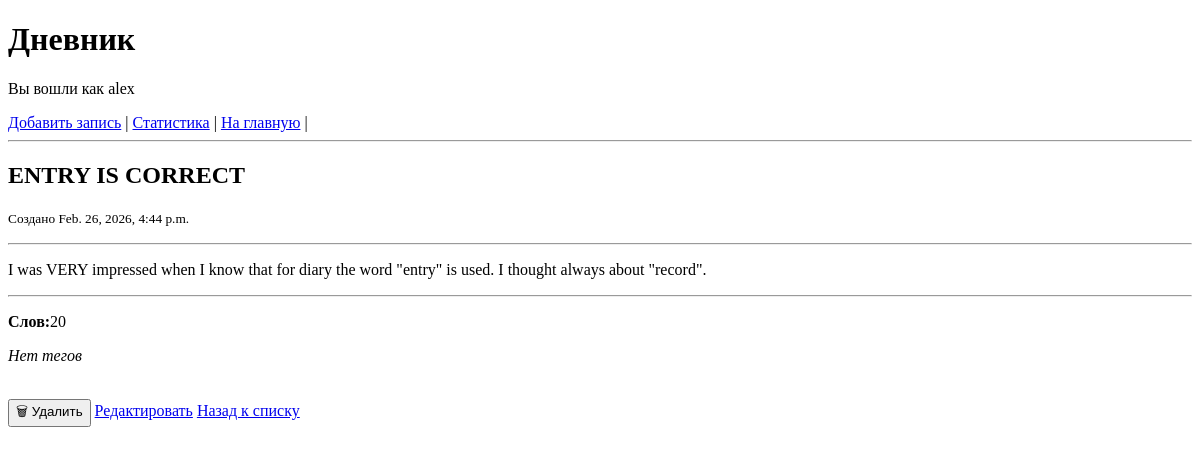
Page /records/entry-is-correct-20260226/ (signed in) on the earlier database version.
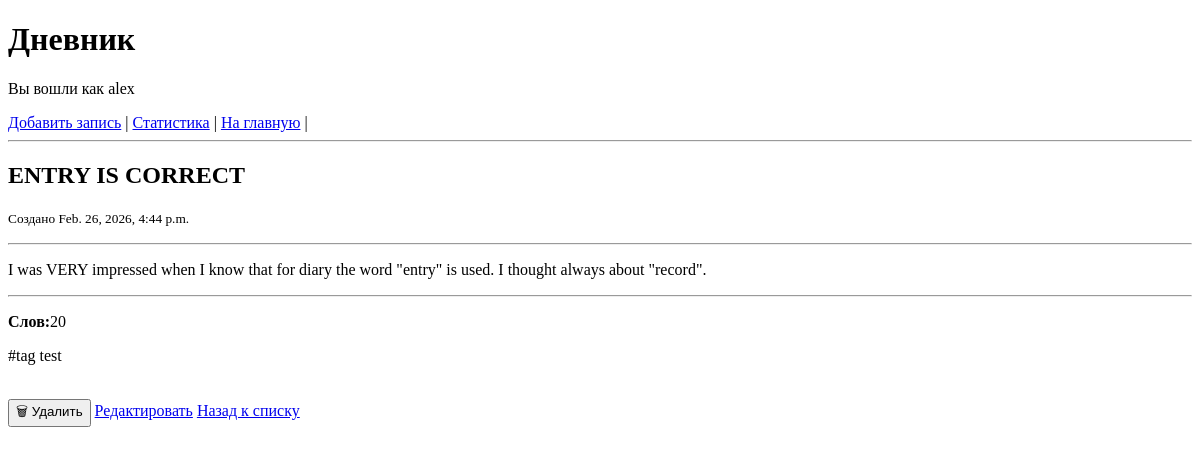
Same page on the later database version.
### records/models.py (models this page shows)
class Tag(models.Model):
    name = models.CharField(max_length=100, unique=True)
    def __str__(self):
        return self.name

### records/views.py (the view)
# urls.py: path('<slug:slug>/', views.show_record, name='record'),
@login_required
def show_record(request, slug): # show one page
    record = get_object_or_404(
        Record,
        slug=slug,
        user=request.user
    )
    return render(request, 'records/record.html', {'record': record})

### records/models.py (called while the page is built)
    def word_count(self):
        return len(self.content.split())

### records/templates/records/record.html (shortened to what this page needs)
{% extends "base.html" %}
{% block content %}
<article>
    <h2>{{ record.title }}</h2>
    <p><small>Создано {{ record.date }}</small></p>
    <hr>
    <div>  {{ record.content|linebreaks }}</div>
    <hr>
    <p><strong>Слов:</strong>{{ record.word_count }}</p>
    <p>
        {% for tag in record.tags.all %}
            <p>#{{ tag }} </p>
        {% empty %}
            <em>Нет тегов</em>
        {% endfor %}
    </p>
    <br>
    <form action="{% url 'delete_record' record.slug %}"
      method="post"
      style="display:inline;"
      onsubmit="return confirm('Вы уверены, что хотите удалить запись?');">
    <button type="submit">🗑 Удалить</button>
    </form>
    <a href="{% url 'edit_record' record.slug %}">Редактировать</a>
    <a href="{% url 'record_list' %}">Назад к списку</a>
</article>
{% endblock %}

Differences in the rows shown:
added Tag: name "tag test"
Other differences:
text no longer shown: "Нет тегов"
